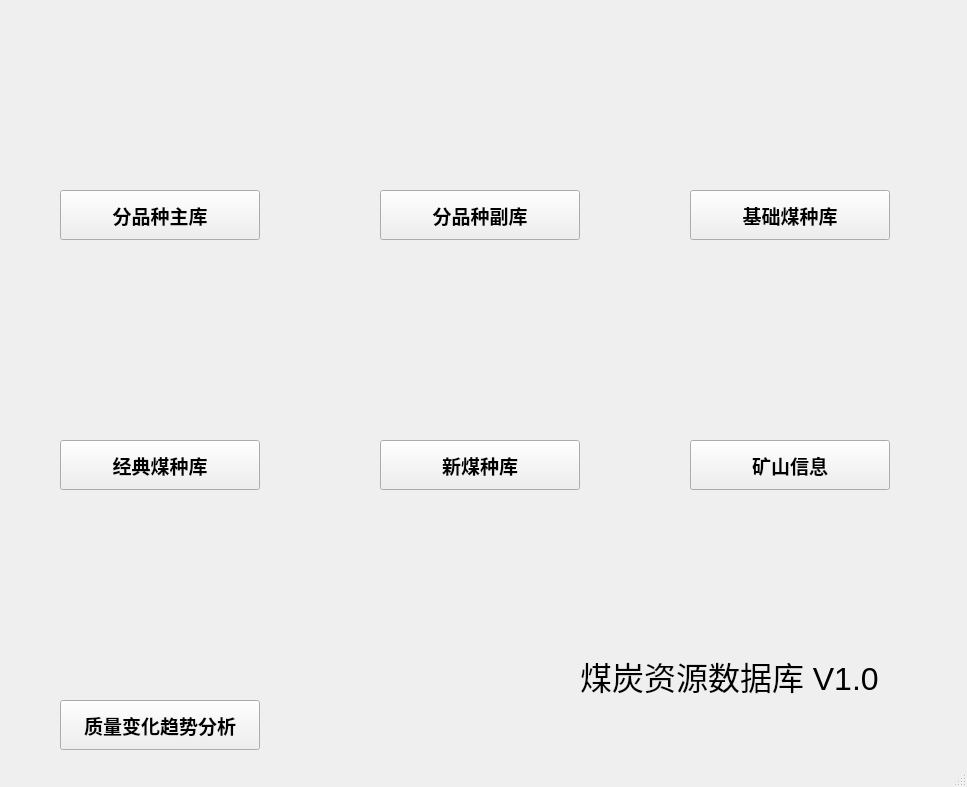
<?xml version="1.0" encoding="UTF-8"?>
<ui version="4.0">
 <class>MainWindow</class>
 <widget class="QMainWindow" name="MainWindow">
  <property name="geometry">
   <rect>
    <x>0</x>
    <y>0</y>
    <width>967</width>
    <height>787</height>
   </rect>
  </property>
  <property name="windowTitle">
   <string>煤炭资源数据库</string>
  </property>
  <widget class="QWidget" name="centralwidget">
   <widget class="QPushButton" name="major_lib">
    <property name="geometry">
     <rect>
      <x>60</x>
      <y>190</y>
      <width>200</width>
      <height>50</height>
     </rect>
    </property>
    <property name="font">
     <font>
      <family>3ds</family>
      <pointsize>14</pointsize>
      <weight>75</weight>
      <bold>true</bold>
     </font>
    </property>
    <property name="text">
     <string>分品种主库</string>
    </property>
   </widget>
   <widget class="QPushButton" name="minor_lib">
    <property name="geometry">
     <rect>
      <x>380</x>
      <y>190</y>
      <width>200</width>
      <height>50</height>
     </rect>
    </property>
    <property name="font">
     <font>
      <family>3ds</family>
      <pointsize>14</pointsize>
      <weight>75</weight>
      <bold>true</bold>
     </font>
    </property>
    <property name="text">
     <string>分品种副库</string>
    </property>
   </widget>
   <widget class="QPushButton" name="base_coal">
    <property name="geometry">
     <rect>
      <x>690</x>
      <y>190</y>
      <width>200</width>
      <height>50</height>
     </rect>
    </property>
    <property name="font">
     <font>
      <family>3ds</family>
      <pointsize>14</pointsize>
      <weight>75</weight>
      <bold>true</bold>
     </font>
    </property>
    <property name="text">
     <string>基础煤种库</string>
    </property>
   </widget>
   <widget class="QPushButton" name="classic_coal">
    <property name="geometry">
     <rect>
      <x>60</x>
      <y>440</y>
      <width>200</width>
      <height>50</height>
     </rect>
    </property>
    <property name="font">
     <font>
      <family>3ds</family>
      <pointsize>14</pointsize>
      <weight>75</weight>
      <bold>true</bold>
     </font>
    </property>
    <property name="text">
     <string>经典煤种库</string>
    </property>
   </widget>
   <widget class="QPushButton" name="new_coal">
    <property name="geometry">
     <rect>
      <x>380</x>
      <y>440</y>
      <width>200</width>
      <height>50</height>
     </rect>
    </property>
    <property name="font">
     <font>
      <family>3ds</family>
      <pointsize>14</pointsize>
      <weight>75</weight>
      <bold>true</bold>
     </font>
    </property>
    <property name="text">
     <string>新煤种库</string>
    </property>
   </widget>
   <widget class="QPushButton" name="mine_info">
    <property name="geometry">
     <rect>
      <x>690</x>
      <y>440</y>
      <width>200</width>
      <height>50</height>
     </rect>
    </property>
    <property name="font">
     <font>
      <family>3ds</family>
      <pointsize>14</pointsize>
      <weight>75</weight>
      <bold>true</bold>
     </font>
    </property>
    <property name="text">
     <string>矿山信息</string>
    </property>
   </widget>
   <widget class="QPushButton" name="trend">
    <property name="geometry">
     <rect>
      <x>60</x>
      <y>700</y>
      <width>200</width>
      <height>50</height>
     </rect>
    </property>
    <property name="font">
     <font>
      <family>3ds</family>
      <pointsize>14</pointsize>
      <weight>75</weight>
      <bold>true</bold>
     </font>
    </property>
    <property name="text">
     <string>质量变化趋势分析</string>
    </property>
   </widget>
   <widget class="QLabel" name="label">
    <property name="enabled">
     <bool>true</bool>
    </property>
    <property name="geometry">
     <rect>
      <x>80</x>
      <y>30</y>
      <width>160</width>
      <height>160</height>
     </rect>
    </property>
    <property name="minimumSize">
     <size>
      <width>160</width>
      <height>160</height>
     </size>
    </property>
    <property name="maximumSize">
     <size>
      <width>100</width>
      <height>100</height>
     </size>
    </property>
    <property name="text">
     <string/>
    </property>
    <property name="pixmap">
     <pixmap>../../../Pictures/主库.jpg</pixmap>
    </property>
    <property name="scaledContents">
     <bool>true</bool>
    </property>
    <property name="margin">
     <number>-3</number>
    </property>
   </widget>
   <widget class="QLabel" name="label_2">
    <property name="enabled">
     <bool>true</bool>
    </property>
    <property name="geometry">
     <rect>
      <x>400</x>
      <y>30</y>
      <width>160</width>
      <height>160</height>
     </rect>
    </property>
    <property name="minimumSize">
     <size>
      <width>160</width>
      <height>160</height>
     </size>
    </property>
    <property name="maximumSize">
     <size>
      <width>100</width>
      <height>100</height>
     </size>
    </property>
    <property name="text">
     <string/>
    </property>
    <property name="pixmap">
     <pixmap>../../../Pictures/副库.jpg</pixmap>
    </property>
    <property name="scaledContents">
     <bool>true</bool>
    </property>
    <property name="margin">
     <number>-3</number>
    </property>
   </widget>
   <widget class="QLabel" name="label_3">
    <property name="enabled">
     <bool>true</bool>
    </property>
    <property name="geometry">
     <rect>
      <x>710</x>
      <y>30</y>
      <width>160</width>
      <height>160</height>
     </rect>
    </property>
    <property name="minimumSize">
     <size>
      <width>160</width>
      <height>160</height>
     </size>
    </property>
    <property name="maximumSize">
     <size>
      <width>100</width>
      <height>100</height>
     </size>
    </property>
    <property name="text">
     <string/>
    </property>
    <property name="pixmap">
     <pixmap>../../../Pictures/基础煤种.jpg</pixmap>
    </property>
    <property name="scaledContents">
     <bool>true</bool>
    </property>
    <property name="margin">
     <number>-3</number>
    </property>
   </widget>
   <widget class="QLabel" name="label_4">
    <property name="enabled">
     <bool>true</bool>
    </property>
    <property name="geometry">
     <rect>
      <x>80</x>
      <y>280</y>
      <width>160</width>
      <height>160</height>
     </rect>
    </property>
    <property name="minimumSize">
     <size>
      <width>160</width>
      <height>160</height>
     </size>
    </property>
    <property name="maximumSize">
     <size>
      <width>100</width>
      <height>100</height>
     </size>
    </property>
    <property name="text">
     <string/>
    </property>
    <property name="pixmap">
     <pixmap>../../../Pictures/经典煤.jpg</pixmap>
    </property>
    <property name="scaledContents">
     <bool>true</bool>
    </property>
    <property name="margin">
     <number>-3</number>
    </property>
   </widget>
   <widget class="QLabel" name="label_5">
    <property name="enabled">
     <bool>true</bool>
    </property>
    <property name="geometry">
     <rect>
      <x>80</x>
      <y>540</y>
      <width>160</width>
      <height>160</height>
     </rect>
    </property>
    <property name="minimumSize">
     <size>
      <width>160</width>
      <height>160</height>
     </size>
    </property>
    <property name="maximumSize">
     <size>
      <width>100</width>
      <height>100</height>
     </size>
    </property>
    <property name="text">
     <string/>
    </property>
    <property name="pixmap">
     <pixmap>../../../Pictures/趋势.jpg</pixmap>
    </property>
    <property name="scaledContents">
     <bool>true</bool>
    </property>
    <property name="margin">
     <number>-3</number>
    </property>
   </widget>
   <widget class="QLabel" name="label_6">
    <property name="enabled">
     <bool>true</bool>
    </property>
    <property name="geometry">
     <rect>
      <x>400</x>
      <y>280</y>
      <width>160</width>
      <height>160</height>
     </rect>
    </property>
    <property name="minimumSize">
     <size>
      <width>160</width>
      <height>160</height>
     </size>
    </property>
    <property name="maximumSize">
     <size>
      <width>100</width>
      <height>100</height>
     </size>
    </property>
    <property name="text">
     <string/>
    </property>
    <property name="pixmap">
     <pixmap>../../../Pictures/新煤.jpg</pixmap>
    </property>
    <property name="scaledContents">
     <bool>true</bool>
    </property>
    <property name="margin">
     <number>-3</number>
    </property>
   </widget>
   <widget class="QLabel" name="label_7">
    <property name="enabled">
     <bool>true</bool>
    </property>
    <property name="geometry">
     <rect>
      <x>710</x>
      <y>280</y>
      <width>160</width>
      <height>160</height>
     </rect>
    </property>
    <property name="minimumSize">
     <size>
      <width>160</width>
      <height>160</height>
     </size>
    </property>
    <property name="maximumSize">
     <size>
      <width>100</width>
      <height>100</height>
     </size>
    </property>
    <property name="text">
     <string/>
    </property>
    <property name="pixmap">
     <pixmap>../../../Pictures/矿山.jpg</pixmap>
    </property>
    <property name="scaledContents">
     <bool>true</bool>
    </property>
    <property name="margin">
     <number>-3</number>
    </property>
   </widget>
   <widget class="QLabel" name="label_8">
    <property name="geometry">
     <rect>
      <x>580</x>
      <y>630</y>
      <width>341</width>
      <height>91</height>
     </rect>
    </property>
    <property name="font">
     <font>
      <family>Arial</family>
      <pointsize>24</pointsize>
     </font>
    </property>
    <property name="text">
     <string>煤炭资源数据库 V1.0</string>
    </property>
    <property name="textFormat">
     <enum>Qt::PlainText</enum>
    </property>
   </widget>
  </widget>
  <widget class="QStatusBar" name="statusbar"/>
 </widget>
 <resources/>
 <connections>
  <connection>
   <sender>major_lib</sender>
   <signal>clicked()</signal>
   <receiver>MainWindow</receiver>
   <slot>major_click()</slot>
   <hints>
    <hint type="sourcelabel">
     <x>191</x>
     <y>216</y>
    </hint>
    <hint type="destinationlabel">
     <x>322</x>
     <y>230</y>
    </hint>
   </hints>
  </connection>
  <connection>
   <sender>minor_lib</sender>
   <signal>clicked()</signal>
   <receiver>MainWindow</receiver>
   <slot>minor_click()</slot>
   <hints>
    <hint type="sourcelabel">
     <x>485</x>
     <y>218</y>
    </hint>
    <hint type="destinationlabel">
     <x>624</x>
     <y>221</y>
    </hint>
   </hints>
  </connection>
  <connection>
   <sender>base_coal</sender>
   <signal>clicked()</signal>
   <receiver>MainWindow</receiver>
   <slot>base_click()</slot>
   <hints>
    <hint type="sourcelabel">
     <x>839</x>
     <y>206</y>
    </hint>
    <hint type="destinationlabel">
     <x>909</x>
     <y>216</y>
    </hint>
   </hints>
  </connection>
  <connection>
   <sender>classic_coal</sender>
   <signal>clicked()</signal>
   <receiver>MainWindow</receiver>
   <slot>classic_click()</slot>
   <hints>
    <hint type="sourcelabel">
     <x>214</x>
     <y>451</y>
    </hint>
    <hint type="destinationlabel">
     <x>288</x>
     <y>468</y>
    </hint>
   </hints>
  </connection>
  <connection>
   <sender>new_coal</sender>
   <signal>clicked()</signal>
   <receiver>MainWindow</receiver>
   <slot>new_click()</slot>
   <hints>
    <hint type="sourcelabel">
     <x>530</x>
     <y>462</y>
    </hint>
    <hint type="destinationlabel">
     <x>607</x>
     <y>468</y>
    </hint>
   </hints>
  </connection>
  <connection>
   <sender>mine_info</sender>
   <signal>clicked()</signal>
   <receiver>MainWindow</receiver>
   <slot>mine_click()</slot>
   <hints>
    <hint type="sourcelabel">
     <x>832</x>
     <y>464</y>
    </hint>
    <hint type="destinationlabel">
     <x>917</x>
     <y>469</y>
    </hint>
   </hints>
  </connection>
  <connection>
   <sender>trend</sender>
   <signal>clicked()</signal>
   <receiver>MainWindow</receiver>
   <slot>trend_click()</slot>
   <hints>
    <hint type="sourcelabel">
     <x>193</x>
     <y>727</y>
    </hint>
    <hint type="destinationlabel">
     <x>297</x>
     <y>723</y>
    </hint>
   </hints>
  </connection>
 </connections>
 <slots>
  <slot>major_click()</slot>
  <slot>minor_click()</slot>
  <slot>base_click()</slot>
  <slot>classic_click()</slot>
  <slot>new_click()</slot>
  <slot>mine_click()</slot>
  <slot>trend_click()</slot>
 </slots>
</ui>
